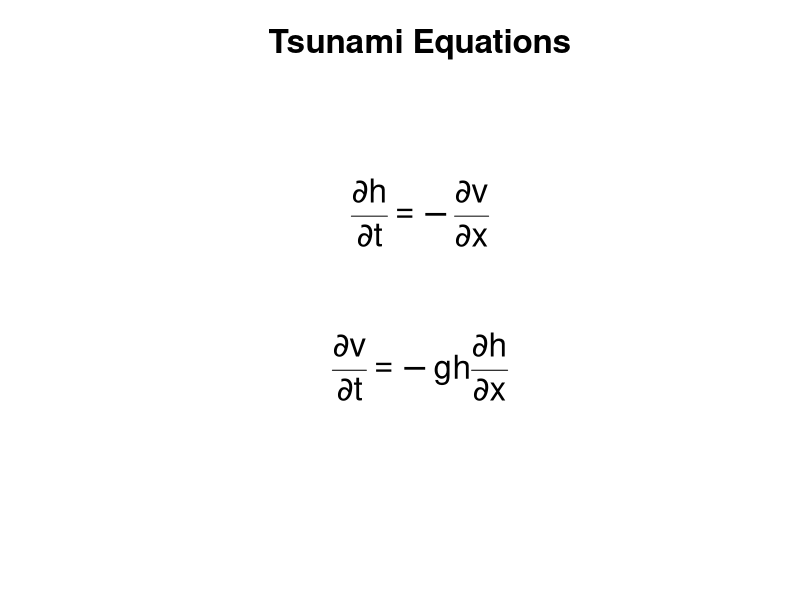

Write the R code that produced this figure.
## ---- chunk 1
    plot(0:1, 0:1, type='n', xlab="", ylab="", xaxt="n", yaxt="n", bty="n", main="Tsunami Equations", cex.main=2)
text(.5, .7, expression(over(partialdiff*h, partialdiff*t)== -over(partialdiff*v, partialdiff*x)), cex=2)
text(.5, .3, expression(over(partialdiff*v, partialdiff*t) == -g*h*over(partialdiff*h, partialdiff*x)), cex=2)
